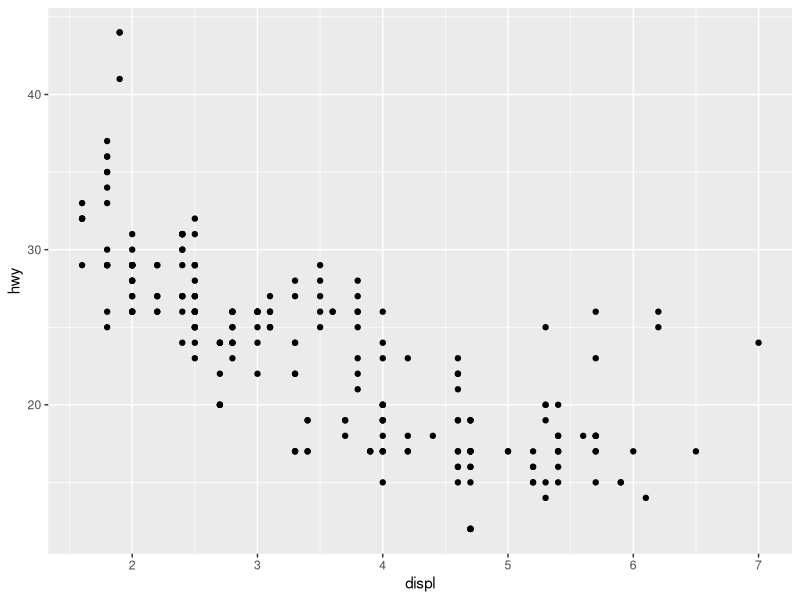
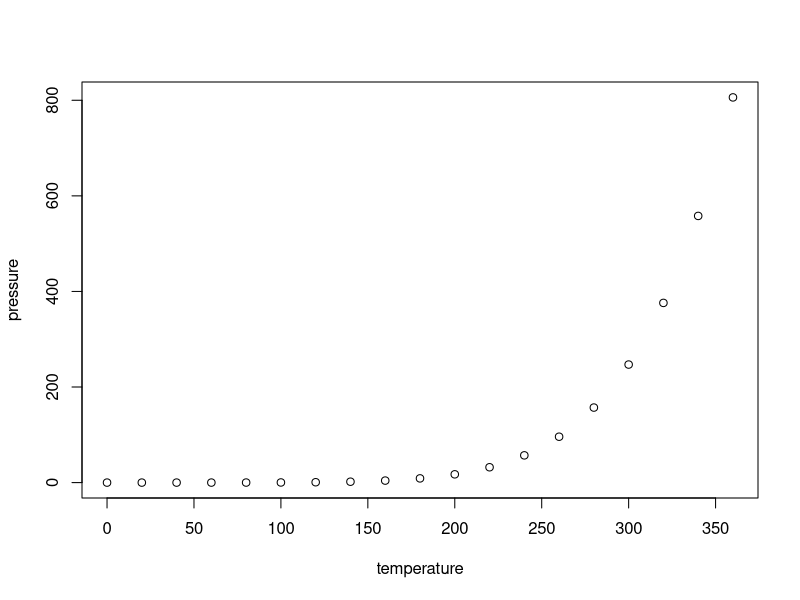

Write the R code that produced these figures, in order.
## ---- chunk 1
knitr::opts_chunk$set(echo = TRUE)
#this includes the library but by putting it in this chunk it is
#not shown
library(tidyverse)
## ---- chunk 2
#data()

g <- ggplot(data = mpg, aes(x = displ,y = hwy))
g + geom_point()

## ---- chunk 3

## ---- chunk 4
plot(pressure)
